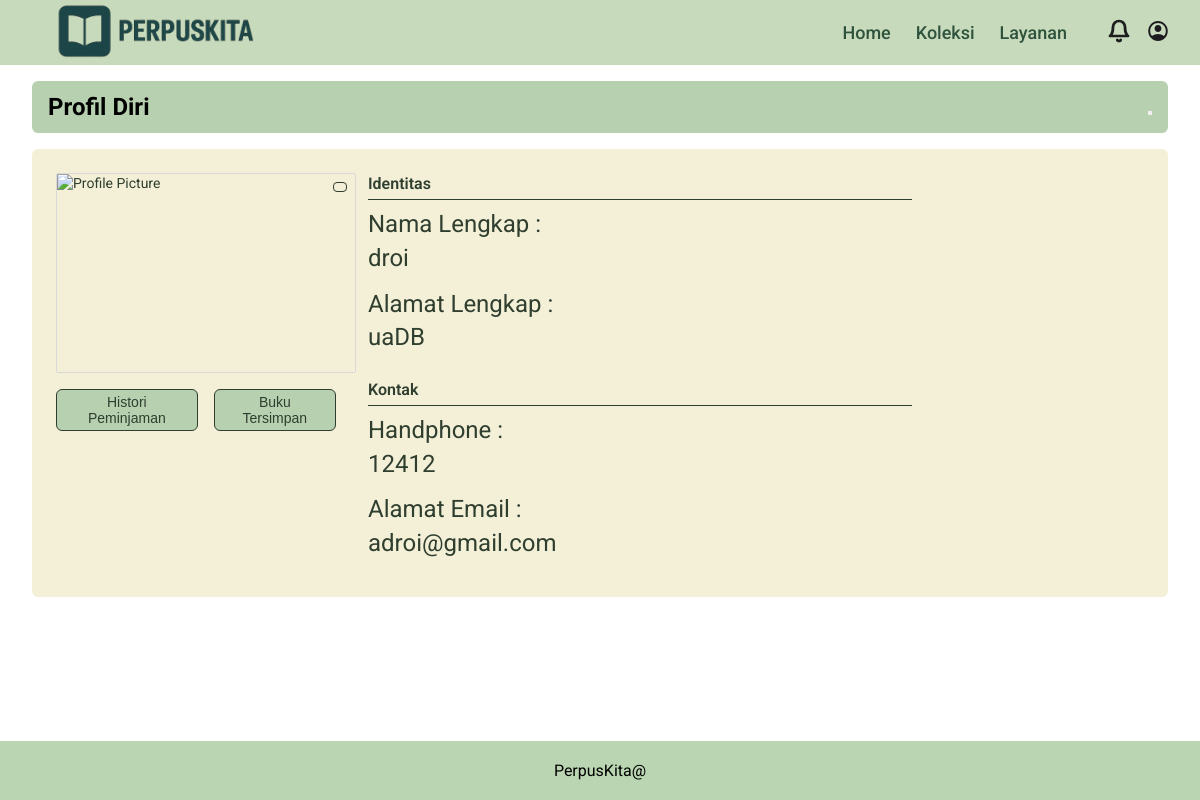
The app's page /perpusimk/pages/profil.php (signed in) with its own data.
### tables this page shows
CREATE TABLE `user` (
  `id_user` int(11) NOT NULL,
  `nama_pengguna` varchar(255) NOT NULL,
  `email` varchar(255) NOT NULL,
  `alamat` varchar(255) NOT NULL,
  `no_hp` varchar(255) NOT NULL,
  `password` varchar(255) NOT NULL
);

### perpusimk/pages/profil.php (the view, shortened to what this page needs)
<?php
include '../php/db.php';
$nama_pengguna = $_SESSION['nama_pengguna'];
$stmt = $conn->prepare("SELECT nama_pengguna, email, alamat, no_hp FROM user WHERE nama_pengguna = ?");
$stmt->bind_param("s", $nama_pengguna);
$stmt->execute();
$result = $stmt->get_result();
$user = $result->fetch_assoc();
?>
<!DOCTYPE html>
<html lang="id">
<head>
  <link rel="stylesheet" href="../css/profil.css" />
</head>
<body>
  <header class="header">
    <div class="header-left">
      <img src="../img/chat-gpt-image-29-apr-2025-21-23-28-20.png" alt="Logo" class="logo-icon" />
    </div>
    <div class="header-right">
      <nav class="nav-menu">
        <a class="nav-item" href="../index.php">Home</a>
        <a class="nav-item" href="koleksi.php">Koleksi</a>
        <a class="nav-item" href="layanan.html">Layanan</a>
      </nav>
      <div class="icons">
        <a href="../notifikasi.html">
          <img src="../img/bell0.svg" alt="Notifikasi" class="icon" />
        </a>
        <a href="profil.php">
          <img src="../img/account-circle0.svg" alt="User" class="icon" />
        </a>
      </div>
    </div>
  </header>
  <main>
<section class="profile-header">
  <h2>Profil Diri</h2>
 <form action="../php/logout.php" method="post" style="display:inline;">
  <button aria-label="Logout">
  </button>
</form>
</section>
    <section class="profile-content">
      <div class="profile-left">
        <div class="profile-image-container">
          <img
            src="https://storage.googleapis.com/a1aa/image/c4ef0deb-5266-426e-ff0c-1b9bdc2f97c8.jpg"
            alt="Profile Picture"
          />
          <button aria-label="Change profile picture">
          </button>
        </div>
        <div class="profile-buttons">
          <a href="riwayat.php"><button>Histori Peminjaman</button></a>
          <a href="bukusimpan.php"><button>Buku Tersimpan</button></a>
        </div>
      </div>
      <div class="profile-right">
        <div class="section-block">
          <h3 class="section-title">Identitas</h3>
          <p><span>Nama Lengkap :</span><br /><?= htmlspecialchars($user['nama_pengguna']) ?></p>
          <p><span>Alamat Lengkap :</span><br /><?= htmlspecialchars($user['alamat']) ?></p>
        </div>
        <div class="section-block">
          <h3 class="section-title">Kontak</h3>
          <p><span>Handphone :</span><br /><?= htmlspecialchars($user['no_hp']) ?></p>
          <p><span>Alamat Email :</span><br /><?= htmlspecialchars($user['email']) ?></p>
        </div>
      </div>
    </section>
  </main>
  <footer class="footer">
    <p>PerpusKita@</p>
  </footer>
</body>
</html>

### perpusimk/css/profil.css (style rules this page uses)
* { box-sizing: border-box; margin: 0; padding: 0; }
body { font-family: "Roboto", sans-serif; position: relative; min-height: 100vh; background-color: #ffffff; }
.header { background-color: rgba(197, 217, 184, 0.95); height: 65px; display: flex; justify-content: space-between; align-items: center; padding: 0 30px; position: relative; z-index: 1; }
.header-left { display: flex; align-items: center; gap: 10px; }
.logo-icon { width: 250px; height: auto; }
.header-right { display: flex; align-items: center; gap: 40px; }
.nav-menu { display: flex; gap: 25px; }
.nav-item { font-size: 18px; font-weight: 500; color: #2f523d; cursor: pointer; transition: color 0.3s ease; text-decoration: none; }
.icons { display: flex; align-items: center; gap: 15px; }
.icon { width: 24px; height: 24px; cursor: pointer; }
main { max-width: 100rem; width: 100%; padding: 1rem 2rem; flex-grow: 1; }
.profile-header { background-color: #b7d0b0; border-radius: 0.375rem; padding: 0.75rem 1rem; margin-bottom: 1rem; display: flex; justify-content: space-between; align-items: center; font-size: 1rem; font-weight: 400; }
.profile-header button { font-size: 1.125rem; }
.profile-content { background-color: #f3f0d7; border-radius: 0.375rem; padding: 1.5rem; display: flex; flex-direction: column; gap: 1.5rem; color: #2f3e2f; font-size: 0.875rem; line-height: 1.4; }
@media (min-width: 640px) { .profile-content { flex-direction: row; gap: 2rem; } }
.profile-left { display: flex; flex-direction: column; align-items: center; gap: 1rem; width: 100%; max-width: 280px; }
@media (min-width: 640px) { .profile-left { align-items: flex-start; width: 50%; } }
.profile-image-container { position: relative; width: 300px; height: 200px; border: 1px solid #d9d9d9; border-radius: 0.125rem; overflow: hidden; }
.profile-image-container img { width: 100%; height: 100%; object-fit: cover; display: block; }
.profile-image-container button { position: absolute; top: 0.5rem; right: 0.5rem; background-color: #f3f0d7; border: 1px solid #2f3e2f; border-radius: 0.25rem; padding: 0.25rem 0.375rem; color: #2f3e2f; font-size: 1rem; transition: background-color 0.2s ease; }
.profile-buttons { display: flex; gap: 1rem; width: 100%; justify-content: center; }
@media (min-width: 640px) { .profile-buttons { justify-content: flex-start; } }
.profile-buttons button { background-color: #b7d0b0; border: 1px solid #2f3e2f; border-radius: 0.375rem; padding: 0.25rem 1rem; font-size: 0.875rem; color: #2f3e2f; transition: background-color 0.2s ease; }
.profile-right { width: 100%; font-size: 1.5rem; line-height: 1.4; }
@media (min-width: 640px) { .profile-right { width: 50%; } }
.section-block { margin-bottom: 1.5rem; }
.section-block:last-child { margin-bottom: 0; }
.section-title { font-weight: 600; border-bottom: 1px solid #2f3e2f; padding-bottom: 0.25rem; margin-bottom: 0.5rem; font-size: 1rem; }
.section-block p { margin: 0.25rem 0 0.75rem 0; }
.section-block p span { font-weight: 400; }
.footer { background-color: #b9d5b1; text-align: center; padding: 20px; width: 100%; position: fixed; bottom: 0; }

### records on screen
user: nama_pengguna "droi", alamat "uaDB", no_hp "12412", email "adroi@gmail.com"
